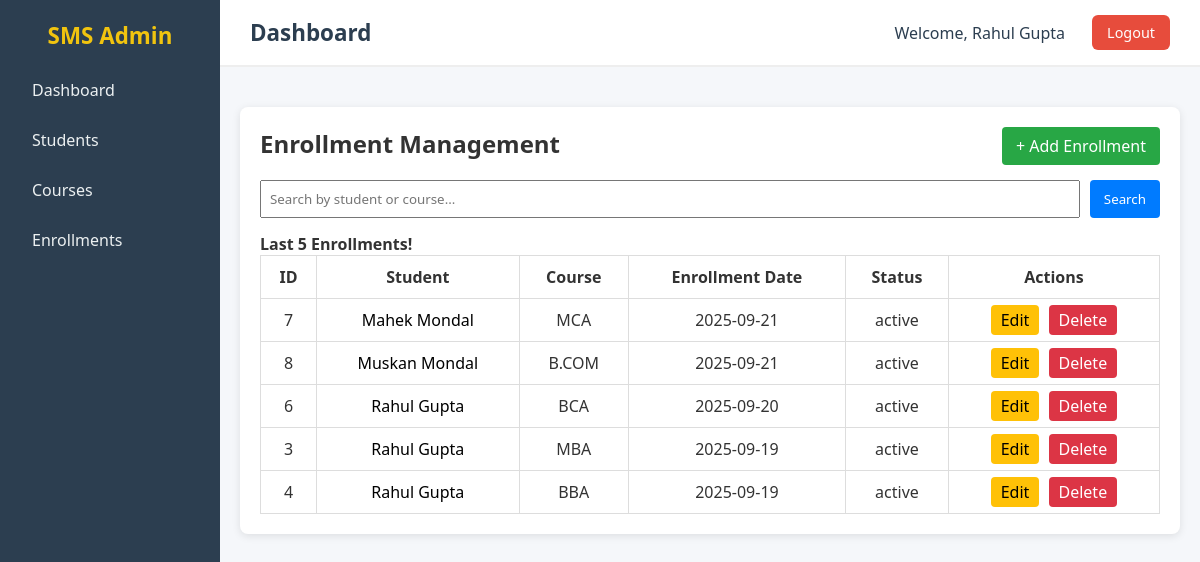
Page /enrollments (signed in) on the earlier database version.
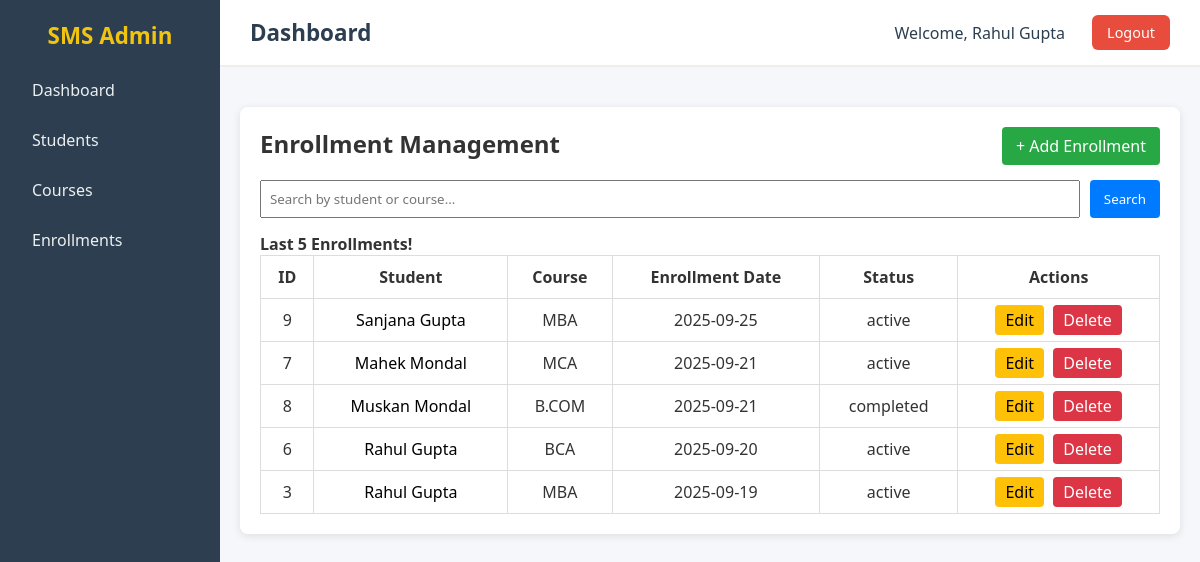
Same page on the later database version.
### app/models/sms_models.py (models this page shows)
class User(db.Model):
    __tablename__ = "users"
    id = db.Column(db.Integer,primary_key= True)
    name = db.Column(db.String(100),nullable =False)
    email = db.Column(db.String(80),nullable = False)
    username = db.Column(db.String(80),unique = True,nullable = False)
    password = db.Column(db.String(80),nullable = False)

class Enrollment(db.Model):
    __tablename__ = "enrollments"
    f_date = datetime.date.today()
    id = db.Column(db.Integer, primary_key=True)
    student_id = db.Column(db.Integer, db.ForeignKey("students.id"), nullable=False)
    course_id = db.Column(db.Integer, db.ForeignKey("courses.id"), nullable=False)
    semester_id = db.Column(db.Integer, db.ForeignKey("semesters.id"), nullable=False)
    enroll_date = db.Column(db.Date, default=f_date, nullable=False)
    status = db.Column(db.String(20), default="active", nullable=False)
    course = db.relationship("Course", backref="enrollments")
    semester = db.relationship("Semester", backref="enrollments")

class Student(db.Model):
    __tablename__ = "students"
    id = db.Column(db.Integer, primary_key=True)
    name = db.Column(db.String(100), nullable=False)
    address = db.Column(db.String(200), nullable=False)
    age = db.Column(db.Integer, nullable=False)
    phone = db.Column(db.String(15), nullable=False)
    email = db.Column(db.String(30), nullable=False, unique=True)
    last_qualification = db.Column(db.String(30))
    enrollments = db.relationship("Enrollment", backref="student", lazy=True)

class Course(db.Model):
    __tablename__ = "courses"
    id = db.Column(db.Integer, primary_key=True)
    name = db.Column(db.String(100), nullable=False, unique=True)
    duration = db.Column(db.String(20), nullable=False)
    semesters = db.relationship("Semester", backref="course", lazy=True)

### app/routes/enrollments.py (the view)
@enrollment_bp.route("/enrollments")
def enroll_home():
    if session.get("user_id"):
        enrolls = Enrollment.query.order_by(Enrollment.enroll_date.desc()).limit(5).all()
        return render_template("enrollment/enroll_home.html",enrollments = enrolls,text = "Last 5 Enrollments!")
    else:
        return redirect(url_for("auth.login"))

### app/app.py (called while the page is built)
@app.before_request
def require_login():
    if request.endpoint in ["auth.login", "auth.signup", "static"]:
        return
    if "user_id" not in session:
        return redirect(url_for("auth.login"))

### app/routes/base.py (called while the page is built)
@base_bp.app_context_processor
def inject_user():
    user_id = session.get('user_id')
    if user_id:
        return {"login_user": User.query.get(user_id)}
    return {"login_user": None}

### app/templates/enrollment/enroll_home.html (shortened to what this page needs)
{% extends "base.html" %}
{% block css %}
<link rel="stylesheet" href="{{ url_for('static', filename='css/enroll_home.css') }}">
{% endblock %}
{% block content %}
<div class="enrollments-container">
    <div class="top-bar">
        <h2>Enrollment Management</h2>
        <a href="/enrollments/add" class="btn-add">+ Add Enrollment</a>
    </div>
    <form method="POST" action="/enrollments/search" class="search-form">
        <input type="text" name="search" placeholder="Search by student or course..." required>
        <button type="submit">Search</button>
    </form>
    <H4>{{text}}</H4>
    <table class="enrollments-table">
        <thead>
            <tr>
                <th>ID</th>
                <th>Student</th>
                <th>Course</th>
                <th>Enrollment Date</th>
                <th>Status</th>
                <th>Actions</th>
            </tr>
        </thead>
        <tbody>
            {% for enroll in enrollments %}
            <tr>
                <td>{{ enroll.id }}</td>
                <td> <a href="/enroll/students/{{ enroll.student.id }}/viwe" class="student_name_a">{{  enroll.student.name }}</a></td>
                <td>{{ enroll.course.name }}</td>
                <td>{{ enroll.enroll_date }}</td>
                <td>{{ enroll.status }}</td>
                <td>
                    <a href="/enrollments/{{ enroll.id }}/edit" class="btn-edit">Edit</a>
                    <a href="/enrollments/{{ enroll.id }}/delete" class="btn-delete">Delete</a>
                </td>
            </tr>
            {% endfor %}
        </tbody>
    </table>
</div>
{% endblock %}

### app/templates/base.html (shortened to what this page needs)
<!DOCTYPE html>
<html lang="en">
<head>
    <link rel="stylesheet" href="{{ url_for('static', filename='css/base.css') }}">
    {% block css %}{% endblock %}
</head>
<body>
    <div class="main-content">
        <div class="sidebar">
            <h2>SMS Admin</h2>
            <ul>
                <li><a href="/">Dashboard</a></li>
                <li><a href="/students">Students</a></li>
                <li><a href="/courses">Courses</a></li>
                <li><a href="/enrollments">Enrollments</a></li>
            </ul>
        </div>
        <div class="content">
            <header>
                <h1>{% block header_title %}Dashboard{% endblock %}</h1>
                <div class="user-info">
                    <span class="username">Welcome, {{ login_user.name }}</span>
                    <a href="/logout" class="logout-btn" onclick="clearAppCache()">Logout</a>
                </div>
            </header>
            <main>
            {% block content %}
            {% endblock %}
        </main>
        </div>
    </div>
</body>
</html>

### app/static/css/base.css (style rules this page uses)
* { margin: 0; padding: 0; box-sizing: border-box; font-family: "Segoe UI", Tahoma, Geneva, Verdana, sans-serif; }
body { background: #f5f7fa; color: #333; min-height: 100vh; }
.main-content { display: flex; min-height: 100vh; }
.sidebar { width: 220px; background: #2c3e50; color: #fff; padding: 20px; flex-shrink: 0; }
.sidebar h2 { text-align: center; margin-bottom: 20px; font-size: 1.4rem; color: #f1c40f; }
.sidebar ul { list-style: none; }
.sidebar ul li { margin: 12px 0; }
.sidebar ul li a { text-decoration: none; color: #ecf0f1; padding: 8px 12px; display: block; border-radius: 6px; transition: background 0.3s; }
.content { flex-grow: 1; display: flex; flex-direction: column; }
header { background: #fff; padding: 15px 30px; display: flex; justify-content: space-between; align-items: center; border-bottom: 2px solid #eee; }
.user-info { display: flex; align-items: center; gap: 15px; }
.username { font-size: 1rem; font-weight: 500; color: #2c3e50; padding: 6px 12px; border-radius: 6px; }
header h1 { font-size: 1.4rem; color: #2c3e50; }
.logout-btn { text-decoration: none; background: #e74c3c; color: #fff; padding: 8px 15px; border-radius: 6px; font-size: 0.9rem; transition: background 0.3s; }
main { flex-grow: 1; padding: 20px; }

### app/static/css/enroll_home.css (style rules this page uses)
.enrollments-container { background: #fff; padding: 20px; border-radius: 8px; box-shadow: 0 2px 8px rgba(0,0,0,0.1); max-width: 1000px; margin: 20px auto; }
.top-bar { display: flex; justify-content: space-between; margin-bottom: 15px; }
.btn-add { background: #28a745; color: #fff; padding: 8px 14px; border-radius: 4px; text-decoration: none; transition: 0.2s; }
.search-form { margin-bottom: 15px; display: flex; gap: 10px; }
.search-form input { padding: 8px; flex: 1; }
.search-form button { padding: 8px 14px; background: #007bff; color: white; border: none; border-radius: 4px; }
.enrollments-table { width: 100%; border-collapse: collapse; }
.enrollments-table th, .enrollments-table td { padding: 10px; border: 1px solid #ddd; text-align: center; }
.student_name_a { text-decoration: none; color: black; }
.btn-edit { background: #ffc107; color: #000; padding: 4px 10px; border-radius: 4px; text-decoration: none; margin-right: 5px; }
.btn-delete { background: #dc3545; color: white; padding: 4px 10px; border-radius: 4px; text-decoration: none; }

Differences in the rows shown:
no longer on this page (row unchanged): Enrollment: id "4", student.name "Rahul Gupta", course.name "BBA", enroll_date "2025-09-19", status "active"
added Enrollment: id "9", student.name "Sanjana Gupta", course.name "MBA", enroll_date "2025-09-25", status "active"
changed Enrollment "Muskan Mondal": status "active" → "completed"
